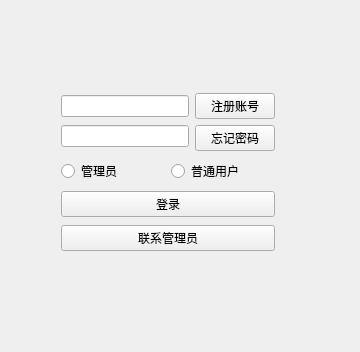
<?xml version="1.0" encoding="UTF-8"?>
<ui version="4.0">
 <class>library_user_Widget</class>
 <widget class="QWidget" name="library_user_Widget">
  <property name="geometry">
   <rect>
    <x>0</x>
    <y>0</y>
    <width>360</width>
    <height>352</height>
   </rect>
  </property>
  <property name="windowTitle">
   <string>library_user_Widget</string>
  </property>
  <widget class="QWidget" name="layoutWidget">
   <property name="geometry">
    <rect>
     <x>50</x>
     <y>80</y>
     <width>236</width>
     <height>185</height>
    </rect>
   </property>
   <layout class="QVBoxLayout" name="verticalLayout_3">
    <item>
     <layout class="QHBoxLayout" name="horizontalLayout_2">
      <item>
       <layout class="QVBoxLayout" name="verticalLayout">
        <item>
         <widget class="QLineEdit" name="acc_num_lineEdit"/>
        </item>
        <item>
         <widget class="QLineEdit" name="password_lineEdit"/>
        </item>
       </layout>
      </item>
      <item>
       <layout class="QVBoxLayout" name="verticalLayout_2">
        <item>
         <widget class="QPushButton" name="register_pushButton">
          <property name="text">
           <string>注册账号</string>
          </property>
         </widget>
        </item>
        <item>
         <widget class="QPushButton" name="forget_pushButton">
          <property name="text">
           <string>忘记密码</string>
          </property>
         </widget>
        </item>
       </layout>
      </item>
     </layout>
    </item>
    <item>
     <layout class="QHBoxLayout" name="horizontalLayout">
      <item>
       <widget class="QRadioButton" name="radioButton">
        <property name="text">
         <string>管理员</string>
        </property>
       </widget>
      </item>
      <item>
       <widget class="QRadioButton" name="radioButton_2">
        <property name="text">
         <string>普通用户</string>
        </property>
       </widget>
      </item>
     </layout>
    </item>
    <item>
     <widget class="QPushButton" name="login_pushButton">
      <property name="text">
       <string>登录</string>
      </property>
     </widget>
    </item>
    <item>
     <widget class="QPushButton" name="pushButton">
      <property name="text">
       <string>联系管理员</string>
      </property>
     </widget>
    </item>
   </layout>
  </widget>
 </widget>
 <layoutdefault spacing="6" margin="11"/>
 <resources/>
 <connections/>
</ui>
